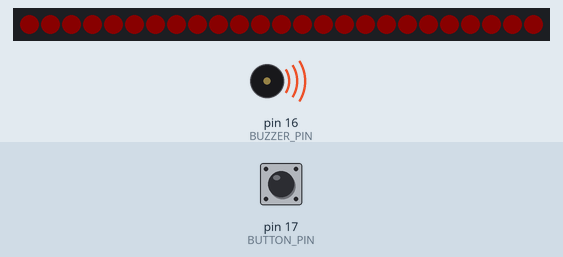
Recording of a sketch running on a simulated Arduino Uno, built with avr-gcc and run on an emulated ATmega328P. On the bench: 25 RGB LEDs in strip order, left to right, buzzer (waves = sounding). Inputs (shaded band) come from the test bench; at power-on: pin 17 (BUTTON_PIN) HIGH. Dim RGB values are drawn brighter than linear; what the sketch prints to the serial monitor is not drawn.

Above: at 1.2 s.
1.3 s: pin 17 (BUTTON_PIN) pulled LOW for 1 s
At 2.1 s:
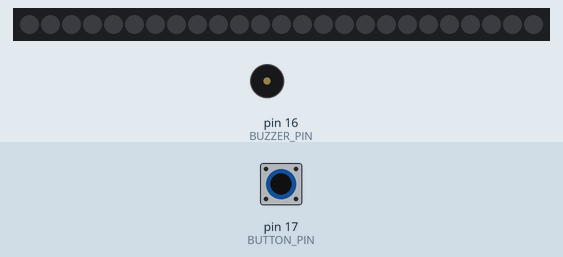
At 2.49 s:
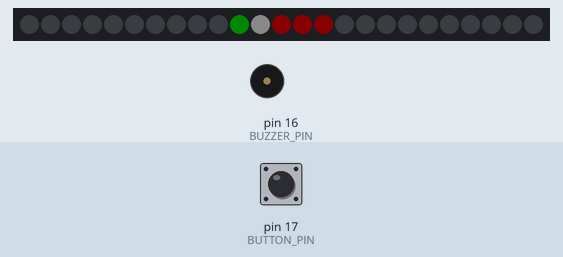
2.9 s: pin 17 (BUTTON_PIN) pulsed LOW 5 times (0.12 s each, 0.3 s apart)
Timing chart, 0 to 11.9 s (numbered marks = the images above; inputs shaded):
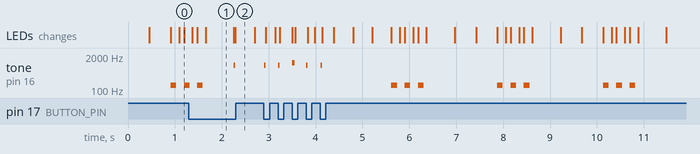

The sketch:

LED_Matrix_Tug_of_War_Game.ino
```cpp
/*
 * =============================================================================
 * TUG OF WAR - PLAYER VS CPU
 * =============================================================================
 *
 * PLAYER:
 *   Press the button repeatedly to pull the marker toward the player.
 *
 * CPU:
 *   Automatically pulls toward its side.
 *
 * WIN CONDITION:
 *   The player must keep the marker on the player's side
 *   (position 0 or 1) continuously for 3 seconds.
 *
 * DIFFICULTY:
 *   The CPU gradually gets faster as the player makes progress.
 *
 *   The CPU has a minimum delay so the game remains realistically playable.
 *
 * Reach position 0 -> begins the 3-second hold.
 * Reach position 4 -> CPU wins.
 * =============================================================================
 */

#include <Arduino.h>
#include <Adafruit_NeoPixel.h>

#define MATRIX_PIN 7
#define BUTTON_PIN 17
#define BUZZER_PIN 16

Adafruit_NeoPixel matrix(
  25,
  MATRIX_PIN,
  NEO_GRB + NEO_KHZ800
);

//=============================================================================
// Game Variables
//=============================================================================

int marker = 2;

// CPU starts at 450 ms.
unsigned long cpuInterval = 450;

// CPU can get faster, but never faster than this.
const unsigned long MIN_CPU_INTERVAL = 280;

// How much faster the CPU becomes after each player press.
const unsigned long CPU_SPEEDUP = 8;

unsigned long lastCPU = 0;

//=============================================================================
// Player Hold
//=============================================================================

bool holdingPlayerSide = false;

unsigned long playerHoldStart = 0;

// Player must hold the marker on their side for 3 seconds.
const unsigned long PLAYER_HOLD_TIME = 3000;

//=============================================================================
// Matrix
//=============================================================================

int xy(int x, int y)
{
  if (y % 2 == 0)
    return y * 5 + x;

  return y * 5 + (4 - x);
}

void draw()
{
  matrix.clear();

  //------------------------------------------------------------------------
  // Draw the player's side in green.
  //------------------------------------------------------------------------

  for (int x = 0; x < marker; x++) {

    matrix.setPixelColor(
      xy(x, 2),
      matrix.Color(0, 255, 0)
    );
  }

  //------------------------------------------------------------------------
  // Draw the CPU side in red.
  //------------------------------------------------------------------------

  for (int x = marker + 1; x < 5; x++) {

    matrix.setPixelColor(
      xy(x, 2),
      matrix.Color(255, 0, 0)
    );
  }

  //------------------------------------------------------------------------
  // Draw marker.
  //------------------------------------------------------------------------

  matrix.setPixelColor(
    xy(marker, 2),
    matrix.Color(255, 255, 255)
  );

  matrix.show();
}

//=============================================================================
// Reset
//=============================================================================

void resetGame()
{
  marker = 2;

  cpuInterval = 450;

  lastCPU = millis();

  holdingPlayerSide = false;
  playerHoldStart = 0;

  draw();
}

//=============================================================================
// End Game
//=============================================================================

void endGame(bool playerWon)
{
  uint32_t c =
    playerWon
      ? matrix.Color(0, 255, 0)
      : matrix.Color(255, 0, 0);

  //------------------------------------------------------------------------
  // Flash result.
  //------------------------------------------------------------------------

  for (int i = 0; i < 3; i++) {

    for (int j = 0; j < 25; j++)
      matrix.setPixelColor(j, c);

    matrix.show();

    tone(
      BUZZER_PIN,
      playerWon ? 1200 : 150,
      120
    );

    delay(180);

    matrix.clear();
    matrix.show();

    delay(100);
  }

  delay(500);

  resetGame();
}

//=============================================================================
// Player Pull
//=============================================================================

void playerPull()
{
  //------------------------------------------------------------------------
  // Pull toward player.
  //------------------------------------------------------------------------

  if (marker > 0) {

    marker--;

    tone(
      BUZZER_PIN,
      900,
      30
    );

    //------------------------------------------------------------------------
    // Every successful pull makes the CPU slightly faster.
    //------------------------------------------------------------------------

    if (cpuInterval > MIN_CPU_INTERVAL) {

      if (cpuInterval > CPU_SPEEDUP)
        cpuInterval -= CPU_SPEEDUP;
    }
  }

  //------------------------------------------------------------------------
  // Reaching position 0 starts the hold timer.
  //------------------------------------------------------------------------

  if (marker <= 0) {

    marker = 0;

    if (!holdingPlayerSide) {

      holdingPlayerSide = true;

      playerHoldStart = millis();

      Serial.println(
        "PLAYER SIDE! Hold for 3 seconds!"
      );

      tone(
        BUZZER_PIN,
        1100,
        50
      );
    }
  }
}

//=============================================================================
// Check Player Hold
//=============================================================================

bool checkPlayerHold()
{
  if (!holdingPlayerSide)
    return false;

  // If CPU pulls the marker away, the timer is cancelled.
  if (marker > 1) {

    holdingPlayerSide = false;
    playerHoldStart = 0;

    Serial.println(
      "Hold interrupted!"
    );

    return false;
  }

  // Check whether 3 seconds have passed.
  if (millis() - playerHoldStart >= PLAYER_HOLD_TIME) {

    Serial.println(
      "PLAYER WINS!"
    );

    endGame(true);

    return true;
  }

  return false;
}

//=============================================================================
// Setup
//=============================================================================

void setup()
{
  Serial.begin(115200);

  pinMode(
    BUTTON_PIN,
    INPUT_PULLUP
  );

  pinMode(
    BUZZER_PIN,
    OUTPUT
  );

  matrix.begin();

  matrix.setBrightness(10);

  resetGame();

  Serial.println(
    "Tug of War started."
  );
}

//=============================================================================
// Main Loop
//=============================================================================

void loop()
{
  //===========================================================================
  // BUTTON
  //===========================================================================

  static bool oldButton = HIGH;

  bool button =
    digitalRead(BUTTON_PIN);

  // Detect a new button press.
  if (button == LOW &&
      oldButton == HIGH) {

    playerPull();
  }

  oldButton = button;

  //===========================================================================
  // CPU
  //===========================================================================

  if (millis() - lastCPU >= cpuInterval) {

    lastCPU = millis();

    // CPU pulls toward position 4.
    if (marker < 4) {

      marker++;

      // If the player was holding their side,
      // the hold is immediately broken.
      if (marker > 1 &&
          holdingPlayerSide) {

        holdingPlayerSide = false;
        playerHoldStart = 0;

        Serial.println(
          "CPU broke the hold!"
        );
      }
    }

    // CPU wins.
    if (marker >= 4) {

      marker = 4;

      Serial.println(
        "CPU WINS!"
      );

      endGame(false);

      return;
    }
  }

  //===========================================================================
  // PLAYER HOLD
  //===========================================================================

  if (checkPlayerHold())
    return;

  //===========================================================================
  // DISPLAY
  //===========================================================================

  draw();

  delay(10);
}
```

Measured:
- by itself, tone on pin 16 (BUZZER_PIN): plays 900 Hz for 0.03 s, 900 Hz for 0.03 s, 1100 Hz for 0.05 s, 900 Hz for 0.03 s, 900 Hz for 0.03 s, 150 Hz for 0.12 s … (14 notes in this stretch)
- what the display in image 1 shows lasts 0.6 s, from 1.7 s to 2.3 s
